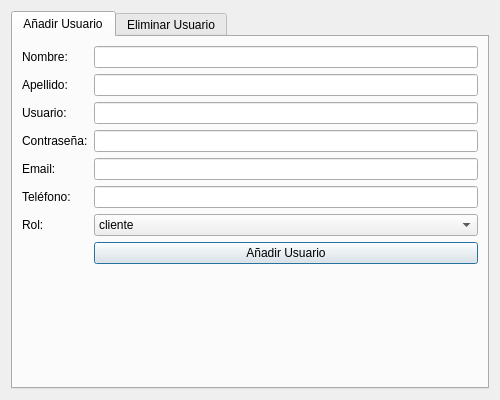
<?xml version="1.0" encoding="UTF-8"?>
<ui version="4.0">
 <class>GestionarUsuariosWindow</class>
 <widget class="QDialog" name="GestionarUsuariosWindow">
  <property name="geometry">
   <rect>
    <x>0</x>
    <y>0</y>
    <width>500</width>
    <height>400</height>
   </rect>
  </property>
  <property name="windowTitle">
   <string>Gestionar Usuarios</string>
  </property>
  <layout class="QVBoxLayout" name="verticalLayout">
   <item>
    <widget class="QTabWidget" name="tabWidget">
     <property name="currentIndex">
      <number>0</number>
     </property>
     <widget class="QWidget" name="tab_aniadir">
      <attribute name="title">
       <string>Añadir Usuario</string>
      </attribute>
      <layout class="QFormLayout" name="formLayout_aniadir">
       <item row="0" column="0">
        <widget class="QLabel" name="label_nombre">
         <property name="text">
          <string>Nombre:</string>
         </property>
        </widget>
       </item>
       <item row="0" column="1">
        <widget class="QLineEdit" name="line_nombre"/>
       </item>
       <item row="1" column="0">
        <widget class="QLabel" name="label_apellido">
         <property name="text">
          <string>Apellido:</string>
         </property>
        </widget>
       </item>
       <item row="1" column="1">
        <widget class="QLineEdit" name="line_apellido"/>
       </item>
       <item row="2" column="0">
        <widget class="QLabel" name="label_usuario">
         <property name="text">
          <string>Usuario:</string>
         </property>
        </widget>
       </item>
       <item row="2" column="1">
        <widget class="QLineEdit" name="line_usuario"/>
       </item>
       <item row="3" column="0">
        <widget class="QLabel" name="label_contrasena">
         <property name="text">
          <string>Contraseña:</string>
         </property>
        </widget>
       </item>
       <item row="3" column="1">
        <widget class="QLineEdit" name="line_contrasena"/>
       </item>
       <item row="4" column="0">
        <widget class="QLabel" name="label_email">
         <property name="text">
          <string>Email:</string>
         </property>
        </widget>
       </item>
       <item row="4" column="1">
        <widget class="QLineEdit" name="line_email"/>
       </item>
       <item row="5" column="0">
        <widget class="QLabel" name="label_telefono">
         <property name="text">
          <string>Teléfono:</string>
         </property>
        </widget>
       </item>
       <item row="5" column="1">
        <widget class="QLineEdit" name="line_telefono"/>
       </item>
       <item row="6" column="0">
        <widget class="QLabel" name="label_rol">
         <property name="text">
          <string>Rol:</string>
         </property>
        </widget>
       </item>
       <item row="6" column="1">
        <widget class="QComboBox" name="combo_rol">
         <item>
          <property name="text">
           <string>cliente</string>
          </property>
         </item>
         <item>
          <property name="text">
           <string>empleado</string>
          </property>
         </item>
         <item>
          <property name="text">
           <string>jefe</string>
          </property>
         </item>
        </widget>
       </item>
       <item row="7" column="1">
        <widget class="QPushButton" name="btn_aniadir">
         <property name="text">
          <string>Añadir Usuario</string>
         </property>
        </widget>
       </item>
      </layout>
     </widget>
     <widget class="QWidget" name="tab_eliminar">
      <attribute name="title">
       <string>Eliminar Usuario</string>
      </attribute>
      <layout class="QVBoxLayout" name="verticalLayout_eliminar">
       <item>
        <widget class="QTableWidget" name="tabla_usuarios">
         <column>
          <property name="text">
           <string>Usuario</string>
          </property>
         </column>
         <column>
          <property name="text">
           <string>Rol</string>
          </property>
         </column>
        </widget>
       </item>
       <item>
        <widget class="QPushButton" name="btn_eliminar">
         <property name="text">
          <string>Eliminar Usuario Seleccionado</string>
         </property>
        </widget>
       </item>
      </layout>
     </widget>
    </widget>
   </item>
  </layout>
 </widget>
 <resources/>
 <connections/>
</ui>
